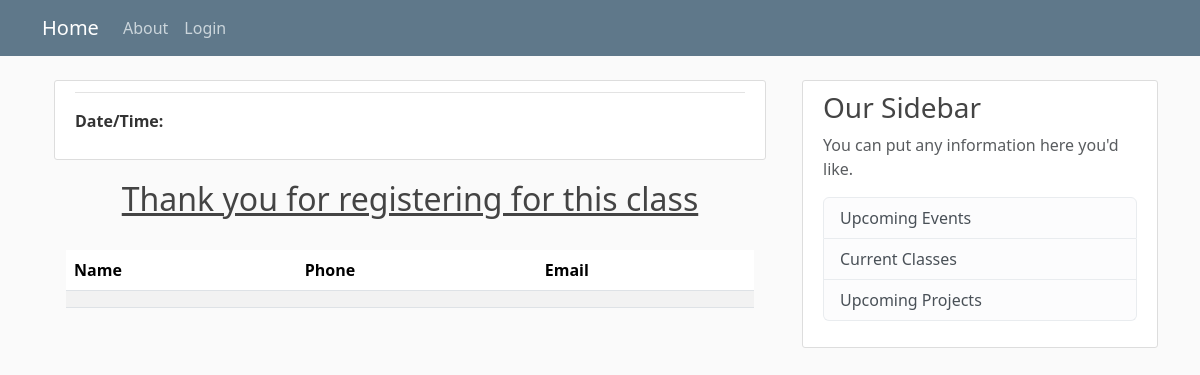
The app's page /crcclass/1/register/complete, older data.
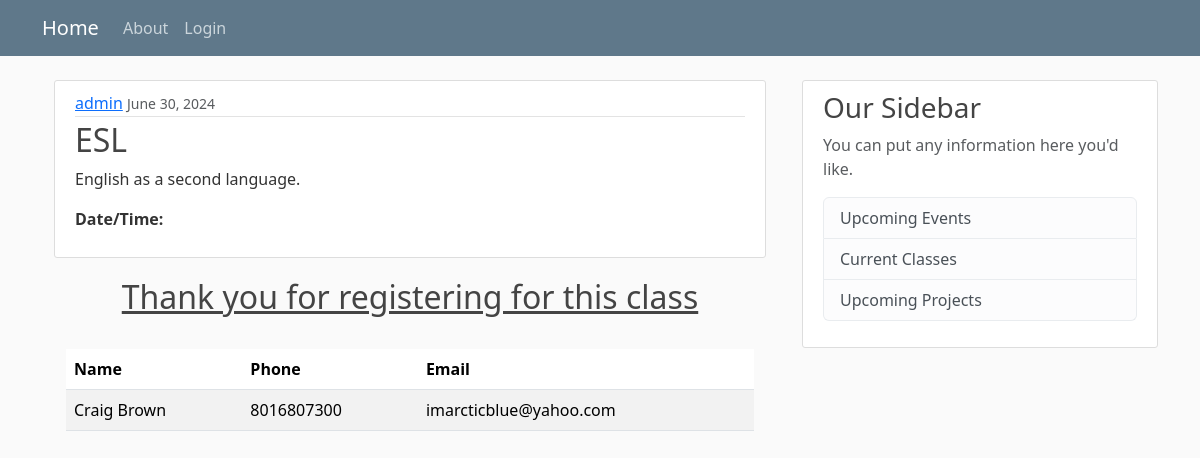
The same page, newer data.
### common/models.py (models this page shows, shortened)
class CRCRegister(models.Model):
    crcclass = models.ForeignKey(CRCClass, related_name='registrations', on_delete=models.CASCADE)
    name = models.CharField(max_length=255)
    phone = models.CharField(max_length=15)
    email = models.CharField(max_length=100, null=True)

class CRCClass(models.Model):
    title = models.CharField(max_length=100)
    location = models.CharField(max_length=255)
    times = models.CharField(max_length=255)
    date_posted = models.DateTimeField(default=timezone.now)
    summary = models.CharField(max_length=255, null=True)
    description = RichTextField(max_length=4096, null=True)
    author = models.ForeignKey(User, on_delete=models.CASCADE)

### public/views.py (the view)
# urls.py: path('crcclass/<int:pk>/register/complete', CRCClassRegistrationCompleteView.as_view(), name="public-crcclass-register-complete"),
class CRCClassRegistrationCompleteView(TemplateView):
    template_name = 'public_crcclasses/crcclass_registration_complete.html'
    def get_context_data(self, **kwargs):
        context = super().get_context_data(**kwargs)
        crcregister_id = self.kwargs['pk']
        registration = CRCRegister.objects.filter(id=crcregister_id).first()
        context['registration'] = registration
        return context

### public/templates/public_crcclasses/crcclass_registration_complete.html (shortened to what this page needs)
{% extends "public/base.html" %}
{% block content %}
<div class="container">
  <article class="media content-section">
      <div class="media-body">
        <div class="article-metadata">
          <a class="mr-2" href="#">{{ registration.crcclass.author }}</a>
          <small class="text-muted">{{ registration.crcclass.date_posted|date:"F d, Y" }}</small>
        </div>
        <h2 class="article-title">{{ registration.crcclass.title }}</h2>
        <p class="article-content">{{ registration.crcclass.description }}</p>
        <p class="article-content"><b>Date/Time:</b>{{ registration.ccrclass.times }}</p>
      </div>
  </article>
  <div>
    <div class="container">
      <h2 class="text-center"><u>Thank you for registering for this class</u></h2><br>
      <table class="table table-striped">
        <thead>
          <tr>
            <th>Name</th>
            <th>Phone</th>
            <th>Email</th>
          </tr>
        </thead>
        <tbody>
          <tr>
            <td>{{ registration.name }}</td>
            <td>{{ registration.phone }}</td>
            <td>{{ registration.email }}</td>
          </tr>
        </tbody>
      </table>
    </div>
  </div>
</div>
{% endblock %}

Row changes from the older to the newer data that the page shows:
added CRCRegister: crcclass.author "admin", crcclass.date_posted "June 30, 2024", crcclass "ESL", crcclass.description "English as a second language.", name "Craig Brown", phone "8016807300", email "imarcticblue@yahoo.com"
